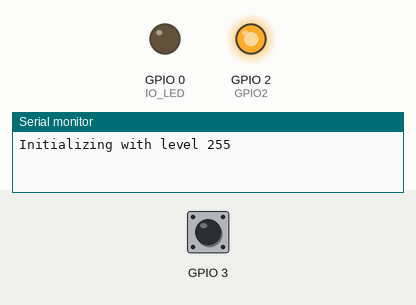
Simulated run of this sketch. Board: ESP8266 (NodeMCU). Shown: output pins drawn as LEDs (lit = HIGH), the last lines printed to the serial monitor. The test bench sets the inputs (shaded band); at power-on: GPIO 3 LOW. EEPROM starts erased.

Above: at 1.2 s.
1.3 s: GPIO 3 driven HIGH
At 3.1 s:
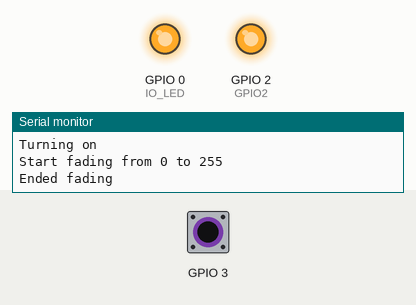
3.6 s: GPIO 3 driven LOW
5.1 s: GPIO 3 pulsed HIGH 5 times (0.12 s each, 0.3 s apart)
At 6.53 s:
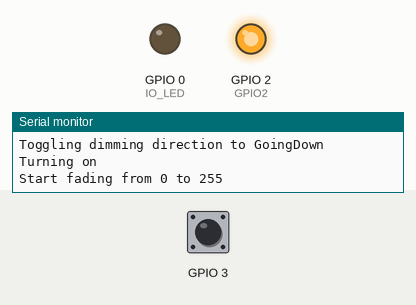
Timing chart, 0 to 8.4 s (numbered marks = the images above; inputs shaded):
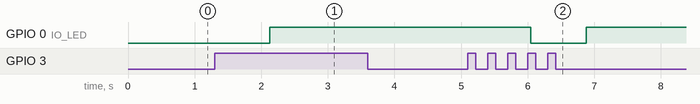

The sketch:

ESP01Lamp.ino
```cpp
#include <EEPROM.h>
#include <Bounce2.h>
#ifdef ESP8266
#include <ESP8266WiFi.h>
#endif
#include "Support.h"

#define TOGGLE_DIRECTION_MS 2000
#define DIMMING_DELAY_MS 600

// Invert the level the led is set to.
#define INVERT false
#define SCALE false

#if SCALE
// Increase resolution because of scaling.
#define LEVEL_MAX (255 * 3)
#define STEP_MS 5
#else
#define LEVEL_MAX 255
#define STEP_MS 15
#endif

#define FADE_STEP_MS 3

#ifdef ESP8266
#define GPIO0 0
#define GPIO1 1
#define GPIO2 2
#define GPIO3 3

#define TX GPIO1
#define RX GPIO3

#define IO_LED GPIO0
#define IO_PB RX

#else
#define IO_LED 6
#define IO_PB 4

typedef unsigned long time_t;
#endif

enum class Dimming {
	None,
	GoingUp,
	GoingDown
};

bool isOn = false;
bool wasOn = false;
bool maxSignaled = false;
int level = LEVEL_MAX;
Bounce bounce(IO_PB, 50);
time_t lastDownChange = 0;
time_t lastLevelChange = 0;
bool isDown = false;
bool isFading = false;
time_t fadeLastMillis = 0;
int fadeTarget = 0;
int fadeLevel;
auto dimming = Dimming::None;

static void setLevel(int value, bool fade = false);

void setup() {
	while (!Serial);

	pinMode(IO_LED, OUTPUT);

#ifdef ESP8266
	WiFi.mode(WIFI_OFF);

	// Disable RX so that we can use it for the button.
	Serial.begin(115200, SERIAL_8N1, SERIAL_TX_ONLY);

	// Turn off the blue led.
	pinMode(GPIO2, OUTPUT);
	// GPIO2 has a pull up resistor to Vcc, so we need to pull it
	// high to turn off the led
	digitalWrite(GPIO2, HIGH);
#else
	Serial.begin(115200);
#endif

	EEPROM.begin(2);
	EEPROM.get(0, level);
	if (level < 0 || level > LEVEL_MAX) {
		level = LEVEL_MAX;
	}

	setLevel(0);

	DEBUG(F("Initializing with level "), level);
}

void loop() {
	if (isFading) {
		auto currentMillis = millis();
		if (currentMillis - fadeLastMillis >= FADE_STEP_MS) {
			if (fadeTarget == fadeLevel) {
				DEBUG(F("Ended fading"));
				isFading = false;
			}
			else {
				fadeLastMillis = currentMillis;

				if (fadeTarget < fadeLevel) {
					fadeLevel--;
				}
				else {
					fadeLevel++;
				}
			}

			setLevel(fadeLevel);
		}

		// Disable the rest of the algorithm while fading.
		return;
	}

	bounce.update();

	if (bounce.read()) {
		auto currentMillis = millis();

		if (!isDown) {
			DEBUG(F("Staring down"));

			if (currentMillis - lastDownChange < TOGGLE_DIRECTION_MS) {
				// Initializes Dimming::None to Dimming::GoingUp also.
				dimming = dimming == Dimming::GoingUp
					? Dimming::GoingDown
					: Dimming::GoingUp;

				DEBUG(F("Toggling dimming direction to "), dimming == Dimming::GoingUp ? F("GoingUp") : F("GoingDown"));
			}
			else {
				dimming = Dimming::GoingUp;
			}

			isDown = true;
			lastDownChange = currentMillis;
			lastLevelChange = currentMillis;
			wasOn = isOn;

			if (!isOn) {
				DEBUG(F("Turning on"));

				if (level == 0) {
					level = 5;
				}
				setLevel(level, true);

				isOn = true;
				dimming = Dimming::None;
			}
		}

		if (
			currentMillis - lastDownChange >= DIMMING_DELAY_MS &&
			currentMillis - lastLevelChange >= STEP_MS
		) {
			if (dimming == Dimming::GoingUp) {
				if (level < LEVEL_MAX) {
					DEBUG(F("Stepping to "), level);

					level++;
					setLevel(level);
				}
				else if (!maxSignaled) {
					maxSignaled = true;

					setLevel(0);
					delay(200);
					setLevel(level);
				}
			}
			else if (dimming == Dimming::GoingDown) {
				if (level > 1) {
					DEBUG(F("Stepping to "), level);

					level--;
					setLevel(level);
				}
			}

			lastLevelChange = currentMillis;
		}
	}
	else {
		if (isDown) {
			DEBUG(F("End down"));

			auto currentMillis = millis();
			if (currentMillis - lastDownChange < DIMMING_DELAY_MS && wasOn) {
				DEBUG(F("Turning off"));

				setLevel(0, true);

				isOn = false;
			}
			else {
				DEBUG(F("Writing current level "), level);

				int oldLevel;
				EEPROM.get(0, oldLevel);
				if (level != oldLevel) {
					EEPROM.put(0, level);
					EEPROM.commit();
				}
			}

			isDown = false;
			maxSignaled = false;
			lastDownChange = millis();
		}
	}
}

void setLevel(int value, bool fade) {
	if (fade) {
		isFading = true;
		fadeLastMillis = 0; // Trigger the algorithm on the first loop.
		fadeTarget = value;
		fadeLevel = isOn ? level : 0;
#if INVERT
		fadeLevel = 255 - fadeLevel;
		fadeTarget = 255 - fadeTarget;
#endif

		DEBUG(F("Start fading from "), fadeLevel, F(" to "), fadeTarget);

		// Let the fade algorithm manage the rest.
		return;
	}

#if SCALE
	float fraction = value / ((float)(LEVEL_MAX));

	// Use a parabolic function to make the level more natural.
	fraction = fraction * fraction;

	int actualactualValueLevel = (int)(fraction * 255);
	if (actualValue == 0 && value > 0) {
		actualValue = 1;
	}
#else
	int actualValue = value;
#endif

#if INVERT
	actualValue = 255 - actualValue;
#endif

	analogWrite(IO_LED, actualValue);
}
```

Source omitted: Support.h (14298 bytes)

Measured:
- after the input at 1.3 s, GPIO 0 (IO_LED): LOW → HIGH after 0.83 s
- after the input at 5.1 s, GPIO 0 (IO_LED): HIGH → LOW after 0.95 s, → HIGH 0.83 s later
